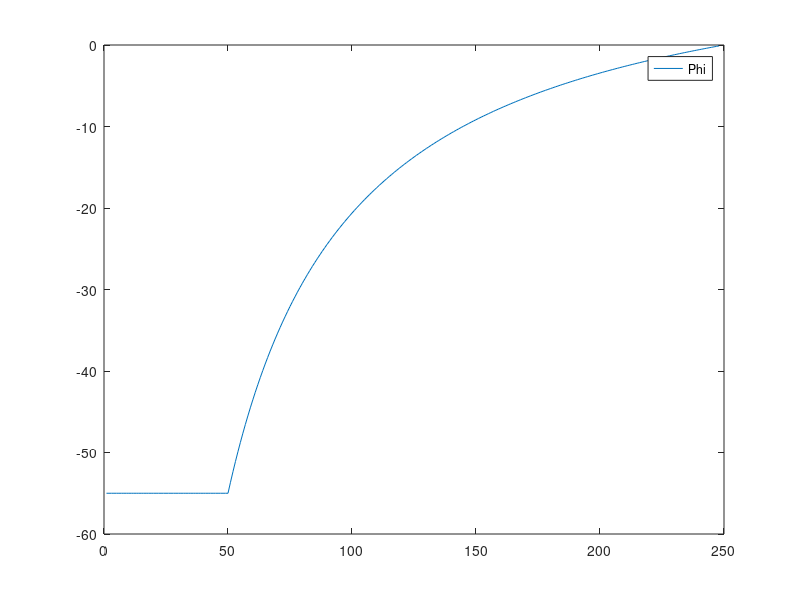
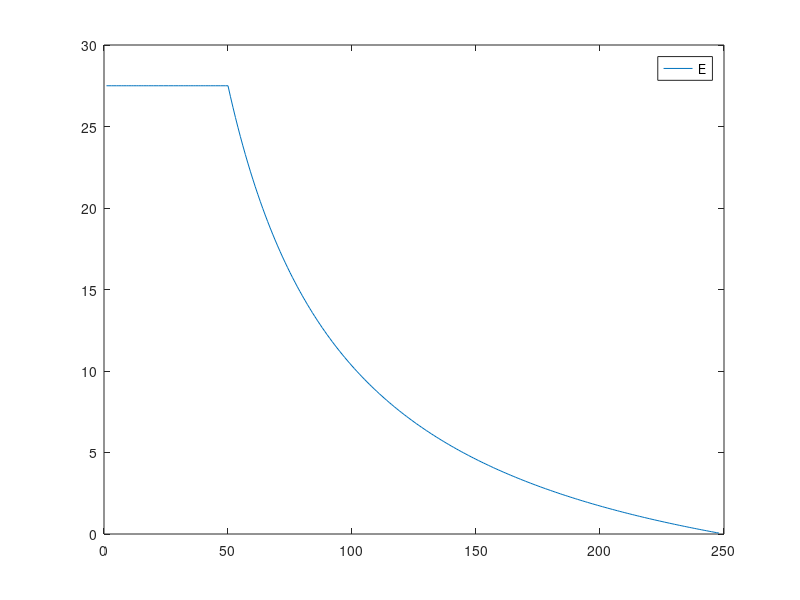
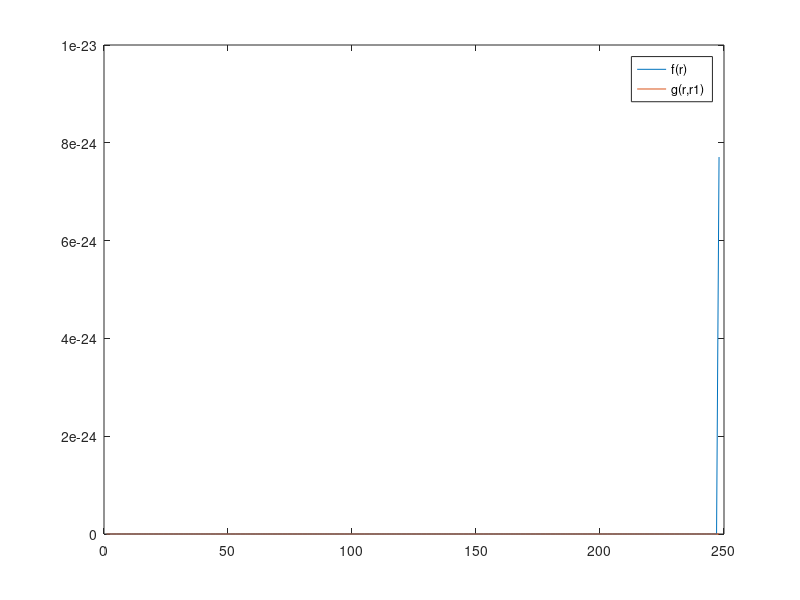
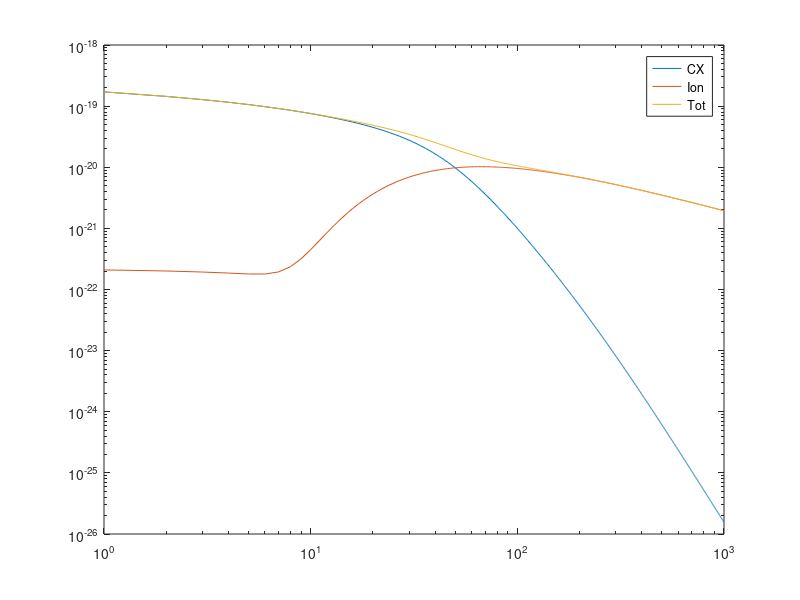

The MATLAB script that drew these images, in order:
clear all

% plotting data from the NeutronCode
data = csvread('DATA.csv');
data_c = csvread('DATA_cross_sections.csv');

% r,data.phi[r],data.ParticleEnergy[r],data.f[r],data.g[0][r],data.A[r]
figure %potential
potential = plot(data(:,1),data(:,2))
legend(potential, 'Phi')
figure %particle energies
energies = plot(data(:,1),data(:,3))
legend(energies, 'E')
figure
surfival = plot(data(:,1),data(:,4),data(:,1),data(:,5))
legend(surfival, 'f(r)', 'g(r,r1)')
figure
cross = loglog(data_c(:,1),data_c(:,2),data_c(:,1),data_c(:,3),data_c(:,1),data_c(:,4))
legend(cross, 'CX','Ion','Tot')

% 
% , ...
%      data(:,3),data(:,4), ...
%      data(:,5),data(:,6), ...
%      data(:,7),data(:,8), ...
%      data(:,9),data(:,10), ...
%      data(:,11),data(:,12), ...
%      data(:,13),data(:,14), ...
%      data(:,15),data(:,16), ...
%      data(:,17),data(:,18), ...
%      data(:,19),data(:,20), ...
%      data(:,21),data(:,22), ...
%      data(:,23),data(:,24), ...
%      data(:,25),data(:,26), ...
%      data(:,27),data(:,28), ...
%      data(:,29),data(:,30))
